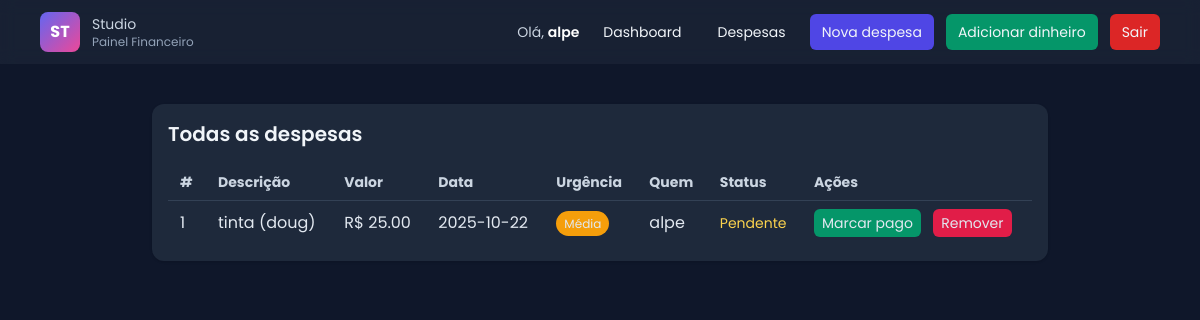
/expenses (signed in), run on the app's committed database.
### tables this page shows
CREATE TABLE expenses (
    id INTEGER PRIMARY KEY,
    description TEXT,
    amount REAL,
    date TEXT,
    urgency INTEGER,
    owner TEXT,
    paid INTEGER DEFAULT 0
);

### app.py (the view)
@app.route('/expenses')
def expenses():
    if not session.get('user'):
        return redirect(url_for('login'))
    conn = get_db()
    cur = conn.execute('SELECT * FROM expenses ORDER BY date DESC')
    rows = cur.fetchall()
    conn.close()
    return render_template('expenses.html', rows=rows)

### app.py (called while the page is built)
def get_db():
    conn = sqlite3.connect(DB)
    conn.row_factory = sqlite3.Row
    return conn

### templates/expenses.html
{% extends 'base.html' %}
{% block content %}
<div class="max-w-4xl mx-auto mt-6">
  <div class="bg-slate-800 rounded-xl shadow p-4">
    <h3 class="text-xl font-semibold mb-4">Todas as despesas</h3>
    <div class="overflow-x-auto">
      <table class="min-w-full text-left">
        <thead class="text-slate-300 text-sm">
          <tr>
            <th class="px-3 py-2">#</th><th class="px-3 py-2">Descrição</th><th class="px-3 py-2">Valor</th><th class="px-3 py-2">Data</th><th class="px-3 py-2">Urgência</th><th class="px-3 py-2">Quem</th><th class="px-3 py-2">Status</th><th class="px-3 py-2">Ações</th>
          </tr>
        </thead>
        <tbody class="text-slate-200">
          {% for r in rows %}
          <tr class="border-t border-slate-700">
            <td class="px-3 py-2">{{ r['id'] }}</td>
            <td class="px-3 py-2 {% if r['paid'] %}line-through text-slate-400{% endif %}">{{ r['description'] }}</td>
            <td class="px-3 py-2 {% if r['paid'] %}text-slate-400{% endif %}">R$ {{ '%.2f' % r['amount'] }}</td>
            <td class="px-3 py-2">{{ r['date'] }}</td>
            <td class="px-3 py-2">
              {% if r['urgency']==2 %}<span class="px-2 py-1 rounded-full text-xs bg-rose-600">Alta</span>{% elif r['urgency']==1 %}<span class="px-2 py-1 rounded-full text-xs bg-amber-500">Média</span>{% else %}<span class="px-2 py-1 rounded-full text-xs bg-emerald-500">Baixa</span>{% endif %}
            </td>
            <td class="px-3 py-2">{{ r['owner'] }}</td>
            <td class="px-3 py-2">{% if r['paid'] %}<span class="text-sm text-emerald-400">Pago</span>{% else %}<span class="text-sm text-amber-300">Pendente</span>{% endif %}</td>
            <td class="px-3 py-2">
              <form method="post" action="{{ url_for('toggle_paid', exp_id=r['id']) }}" style="display:inline">
                <button class="px-2 py-1 rounded-md {% if r['paid'] %}bg-slate-600{% else %}bg-emerald-600{% endif %} text-sm">{% if r['paid'] %}Desmarcar pago{% else %}Marcar pago{% endif %}</button>
              </form>
              <form method="post" action="{{ url_for('delete_expense', exp_id=r['id']) }}" style="display:inline" onsubmit="return confirm('Remover?');">
                <button class="px-2 py-1 rounded-md bg-rose-600 text-sm ml-2">Remover</button>
              </form>
            </td>
          </tr>
          {% endfor %}
        </tbody>
      </table>
    </div>
  </div>
</div>
{% endblock %}

### templates/base.html (shortened to what this page needs)
<!doctype html>
<html lang="pt-BR" class="h-full bg-slate-900 text-slate-100">
<head>
  <script src="https://cdn.tailwindcss.com"></script>
</head>
<body class="min-h-screen">
<header class="bg-slate-800/60 backdrop-blur sticky top-0 z-30">
  <div class="max-w-6xl mx-auto px-4 py-3 flex items-center justify-between gap-4">
    <div class="flex items-center gap-3">
      <div class="w-10 h-10 bg-gradient-to-br from-indigo-500 to-pink-500 rounded-lg flex items-center justify-center text-white font-bold">ST</div>
      <div>
        <div class="text-sm text-slate-300">Studio</div>
        <div class="text-xs text-slate-400">Painel Financeiro</div>
      </div>
    </div>
    <nav class="flex items-center gap-3">
      {% if session.get('user') %}
        <div class="text-sm text-slate-300 hidden sm:block">Olá, <span class="font-semibold text-white">{{ session.get('user') }}</span></div>
        <a href="{{ url_for('dashboard') }}" class="px-3 py-2 rounded-md text-sm hover:bg-slate-700">Dashboard</a>
        <a href="{{ url_for('expenses') }}" class="px-3 py-2 rounded-md text-sm hover:bg-slate-700">Despesas</a>
        <a href="{{ url_for('add') }}" class="px-3 py-2 rounded-md text-sm bg-indigo-600 hover:bg-indigo-500">Nova despesa</a>
        <a href="{{ url_for('add_income') }}" class="px-3 py-2 rounded-md text-sm bg-emerald-600 hover:bg-emerald-500">Adicionar dinheiro</a>
        <a href="{{ url_for('logout') }}" class="px-3 py-2 rounded-md text-sm bg-red-600 hover:bg-red-500">Sair</a>
      {% else %}
        <a href="{{ url_for('login') }}" class="px-3 py-2 rounded-md text-sm bg-indigo-600 hover:bg-indigo-500">Entrar</a>
      {% endif %}
    </nav>
  </div>
</header>
<main class="max-w-6xl mx-auto p-4">
  {% block content %}{% endblock %}
</main>
</body>
</html>

### templates/base.html (style rules this page uses)
body { font-family:'Poppins',sans-serif }

### data on the page
expenses: get "alpe", id "1", description "tinta (doug)", amount "25.00", date "2025-10-22", urgency "Média", owner "alpe", paid "Pendente"
